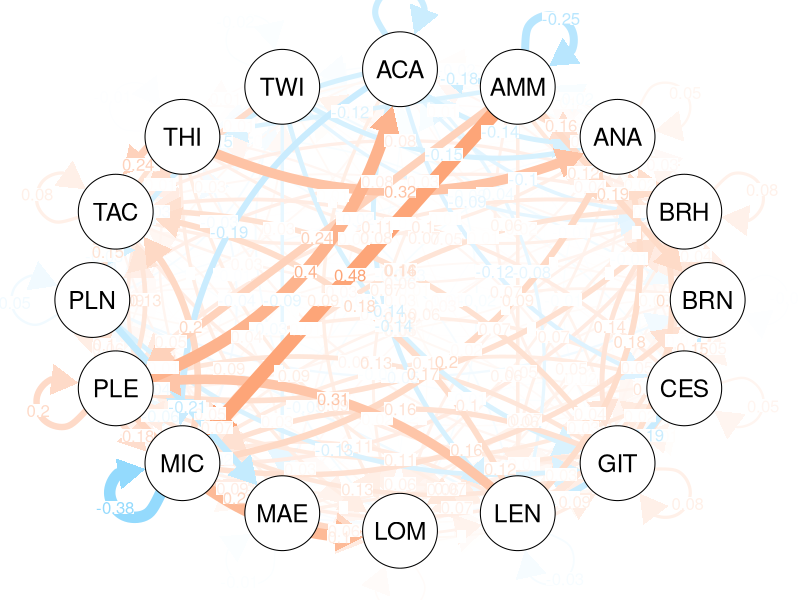
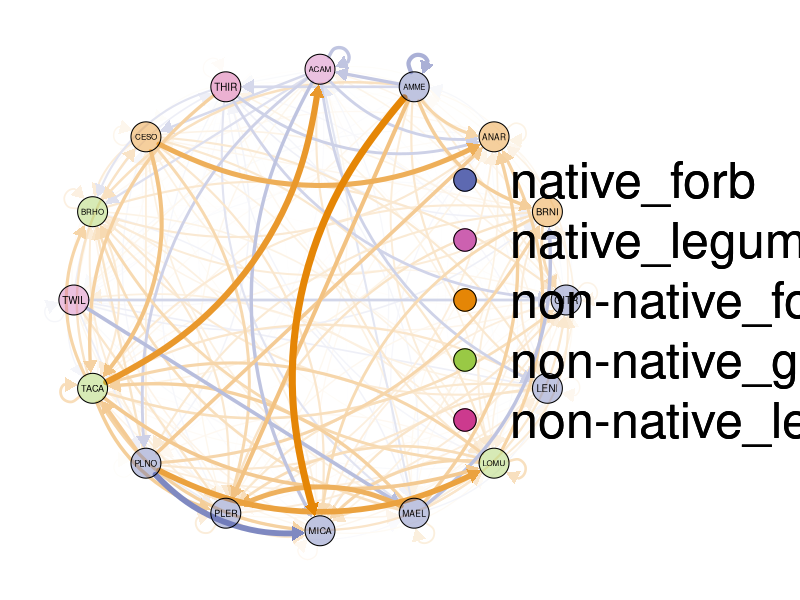
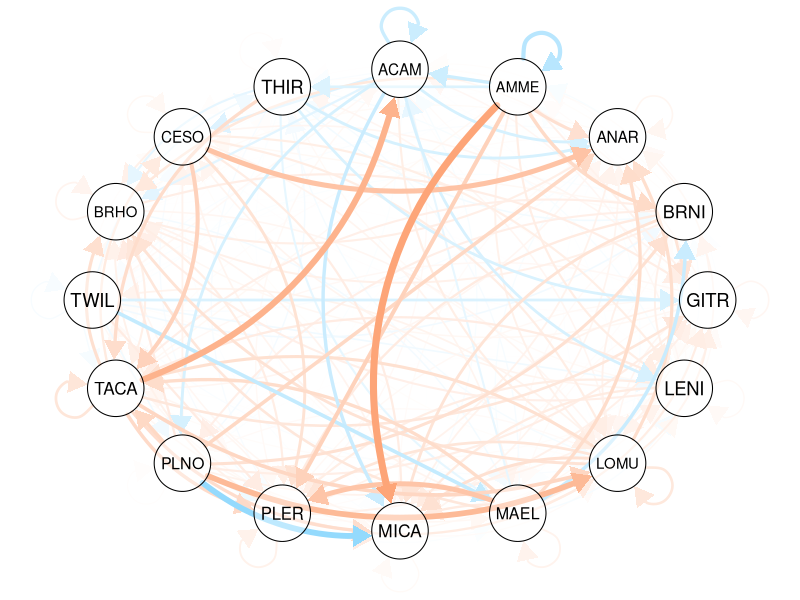
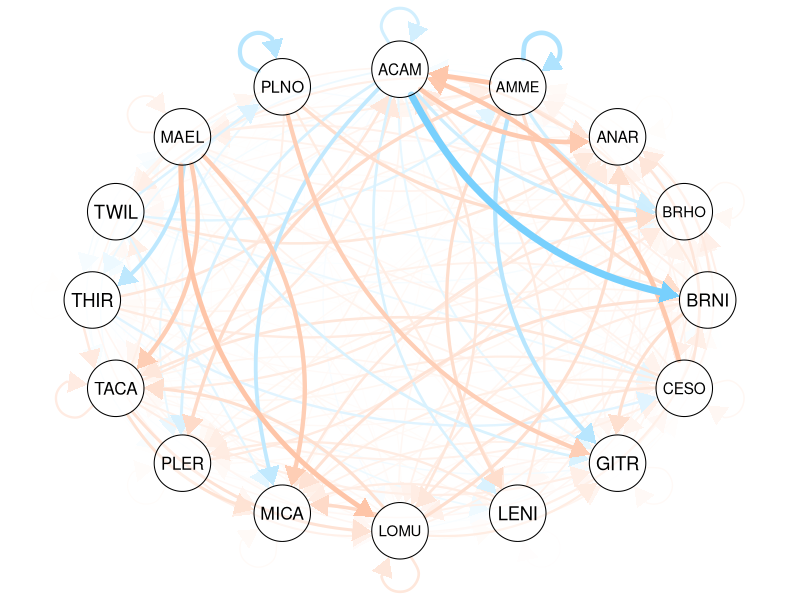
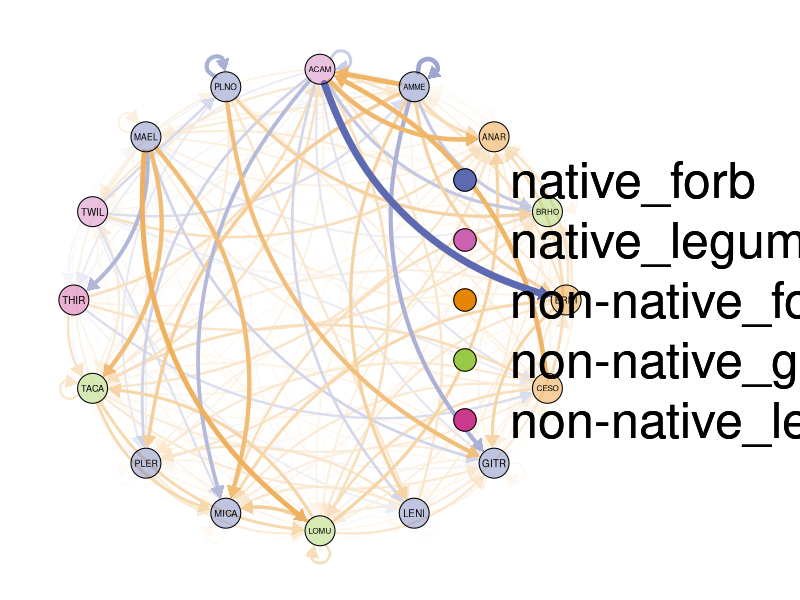

R code for these plots, in order: (Note: this script raises an error after producing the figures.)
## Interaction Networks

## Goals: visualize networks in control & drought treatments, relate plant traits to networks somehow, measure network properties

# Set up ###
library(tidyverse)
library(qgraph)
library(igraph)

## read in data
sums.info <- read.csv("data/parameter_summaries_20231218_models.csv")

# Format data ###
## try data format as edgelist
## control data
el.nw.C <- sums.info %>%
  filter(parameter_type != "lambda", treatment == "C") %>%
  select(-mean_parameter, -hdi_lo, -hdi_hi, -treatment, -X) %>% ## keep only median alphas, discard rest of info
  mutate(alpha = toupper(substr(parameter_type, 7, 10))) %>%
  select(alpha, species, median_parameter) %>%
  mutate(species = fct_relevel(species, "ACAM", "TWIL", "THIR", "BRHO", "LOMU", "TACA", "AMME", "GITR", "LENI", "MAEL", "MICA", "PLER", "PLNO", "CESO", "ANAR", "BRNI"))

grpsC <- c("native_legume", "native_forb", "non-native_forb", "non-native_forb", "native_forb", "native_forb", "non-native_grass", "native_forb", "native_forb", "native_forb", "native_forb", "non-native_grass", "native_legume", "non-native_grass", "non-native_forb", "non-native_legume")

png("analyses/explore_interaction_coeff/preliminary_figures/network_C_circlelayout.png", width = 2000, height = 1400, units = 'px')

qgraph(el.nw.C, 
       layout = 'circle',
       groups = grpsC,
       negCol = '#5D69B1',   # facilitation = blue
       posCol = '#E58606',
       asize = 4,
       vsize = 4,
       vTrans = 100,
       fade = T,
       trans = 0.5,
       maximum = 0,
       color = c("#5D69B1","#CC61B0", "#E58606", "#99C945","#CC3A8E"),
      # title = "Control",
       GLratio = 4,
       legend.cex = 1.5
      )

dev.off()
#E58606,#5D69B1,#52BCA3,#99C945,#CC61B0,#24796C,#DAA51B,#2F8AC4,#764E9F,#ED645A,#CC3A8E,#A5AA99
## visualize network
png("analyses/explore_interaction_coeff/preliminary_figures/network_C.png", width = 1200, height = 1200, units = 'px')

qgraph(el.nw.C, 
       layout = 'circle',
       negCol = '#78d0fd',   # facilitation = blue
       posCol = '#fda578',
       asize = 6,
       vTrans = 100,
       fade = T,
       trans = 0.5,
       maximum = 0)
dev.off()

## drought data 
el.nw.D <- sums.info %>%
  filter(parameter_type != "lambda", treatment == "D") %>%
  select(-mean_parameter, -hdi_lo, -hdi_hi, -treatment, -X) %>%
  mutate(alpha = toupper(substr(parameter_type, 7, 10))) %>%
  select(alpha, species, median_parameter) %>%
  mutate(alpha = fct_relevel(alpha, "ACAM", "TWIL", "THIR", "BRHO", "LOMU", "TACA", "AMME", "GITR", "LENI", "MAEL", "MICA", "PLER", "PLNO", "CESO", "ANAR", "BRNI")) %>%
  mutate(species = fct_relevel(species, "ACAM", "TWIL", "THIR", "BRHO", "LOMU", "TACA", "AMME", "GITR", "LENI", "MAEL", "MICA", "PLER", "PLNO", "CESO", "ANAR", "BRNI"))

## visualize network
png("analyses/explore_interaction_coeff/preliminary_figures/network_D.png", width = 1200, height = 1200, units = 'px')
qgraph(el.nw.D, 
       layout = 'circle',
       negCol = '#78d0fd',   # facilitation = blue
       posCol = '#fda578',
       asize = 6,
       vTrans = 100,
       fade = T,
       trans = 0.5, maximum = 0)
dev.off() 


grpsD <- c("native_legume", "native_forb", "non-native_forb", "non-native_grass", "non-native_forb", "non-native_forb", "native_forb", "native_forb", "non-native_grass", "native_forb", "native_forb",  "non-native_grass", "non-native_legume", "native_legume", "native_forb", "native_forb")



png("analyses/explore_interaction_coeff/preliminary_figures/network_D_circlelayout.png", width = 2000, height = 1400, units = 'px')

qgraph(el.nw.D, 
       layout = 'circle',
       groups = grpsD,
       negCol = '#5D69B1',   # facilitation = blue
       posCol = '#E58606',
       asize = 4,
       vsize = 4,
       vTrans = 100,
       fade = T,
       trans = 0.5,
       maximum = 0,
       color = c("#5D69B1","#CC61B0", "#E58606", "#99C945","#CC3A8E"),
       # title = "Control",
       GLratio = 4,
       legend.cex = 1.5
)

dev.off()

## might need to set the 'strongest' edge in order to compare between graphs?
## could eventually group nodes by functional group?

# Network metrics ####
## Modularity ####
### cluster_spinglass()

nwC <- graph_from_data_frame(el.nw.C, directed = TRUE)

cluster_spinglass(nwC)

nwD <- graph_from_data_frame(el.nw.D, directed = TRUE)

cluster_spinglass(nwD)

## overall low modularity - 0.25 for both
## not sure if the way I made the igraph object is completely correct
## take this result with a grain of salt










# OLD, DIDN'T WORK ####
nw.matrix.C <- sums.info %>%
  filter(parameter_type != "lambda", treatment == "C") %>%
  select(-mean_parameter, -hdi_lo, -hdi_hi, -treatment, -X) %>%
  pivot_wider(names_from = "species", values_from = "median_parameter") %>%
  mutate(alpha = toupper(substr(parameter_type, 7, 10))) %>%
  select(-parameter_type) %>%
  column_to_rownames("alpha") %>%
  as.matrix()

nw.matrix.C <- replace(nw.matrix.C, is.na(nw.matrix.C), 0)

t<-qgraph(nw.matrix.C,
       layout = 'circle',
       negCol = '#78d0fd',   # facilitation = blue
       posCol = '#fda578',
       asize = 6,
       vsize = 10,
       edge.width = 2,
       fade = T, directed = T,
       diag = T,
       edge.labels = TRUE)

as_edgelist(test2)
## some of the interaction coefficients are just not right on these labels. Don't know why it is not matching up the rownames and colnames?

nw.matrix.D <- sums.info %>%
  filter(parameter_type != "lambda", treatment == "D") %>%
  select(-mean_parameter, -hdi_lo, -hdi_hi, -treatment, -X) %>%
  pivot_wider(names_from = "species", values_from = "median_parameter") %>%
  mutate(alpha = toupper(substr(parameter_type, 7, 10))) %>%
  select(-parameter_type) %>%
  column_to_rownames("alpha") %>%
  as.matrix()

qgraph(nw.matrix.D,
       layout = 'circle',
       negCol = '#78d0fd',   # facilitation = blue
       posCol = '#fda578',
       asize = 6,
       vsize = 10,
       edge.width = 2,
       fade = T, directed = T,
       diag = T, edge.labels = TRUE)



test1 <- unname(nw.matrix.C)
test2 <- graph_from_adjacency_matrix(test1)

E(test2)$weight <- as.numeric(test1[!is.na(test1)])


test <- graph_from_adjacency_matrix(nw.matrix.C)

plot(test, layout = layout.circle, edge.curved=.1)



g <- make_graph(edges = c(1, 2, 1, 5), n = 10, directed = FALSE)
g
plot(g)


g1 <- graph( edges=c(1,2, 2,3, 3, 1), n=3, directed=F ) 

plot(g1)
